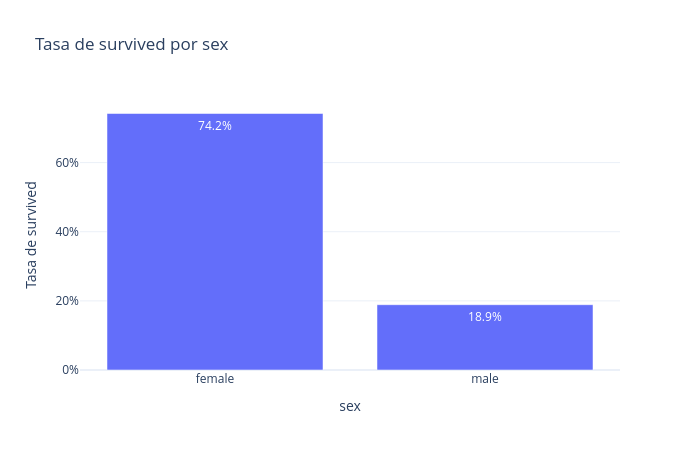

Write notebook code for a chart like this one.
### Markdown cell above
---
# 2️⃣ Explorar: ¿quién sobrevivió? (20 min)

Con una variable objetivo de 0 y 1, el gráfico más útil es la **tasa de supervivencia por grupo**: el promedio de `survived` dentro de cada categoría.

### Code cell
plot_tasa_por_categoria(df, 'sex', 'survived')

### Figure 1 — Plotly figure (JSON) as saved in the notebook; plotly's stock layout.template omitted (floating-point values rounded to 4 significant figures)
{"data": [{"hovertemplate": "sex=%{x}<br>survived=%{y}<extra></extra>", "legendgroup": "", "marker": {"color": "#636efa", "pattern": {"shape": ""}}, "name": "", "orientation": "v", "showlegend": false, "textposition": "auto", "texttemplate": "%{y:.1%}", "type": "bar", "x": ["female", "male"], "xaxis": "x", "y": [0.742, 0.1889], "yaxis": "y"}], "layout": {"barmode": "relative", "height": 450, "legend": {"tracegroupgap": 0}, "title": {"text": "Tasa de survived por sex"}, "width": 700, "xaxis": {"anchor": "y", "domain": [0.0, 1.0], "title": {"text": "sex"}, "type": "category"}, "yaxis": {"anchor": "x", "domain": [0.0, 1.0], "tickformat": ".0%", "title": {"text": "Tasa de survived"}}}}
